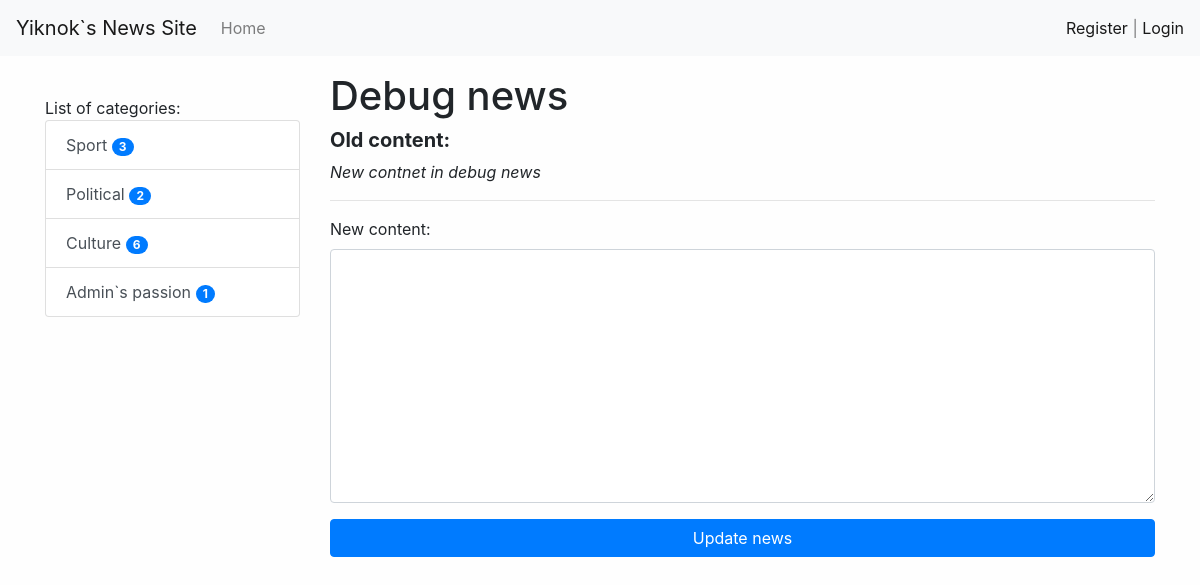
The app's page /update/13/, older data.
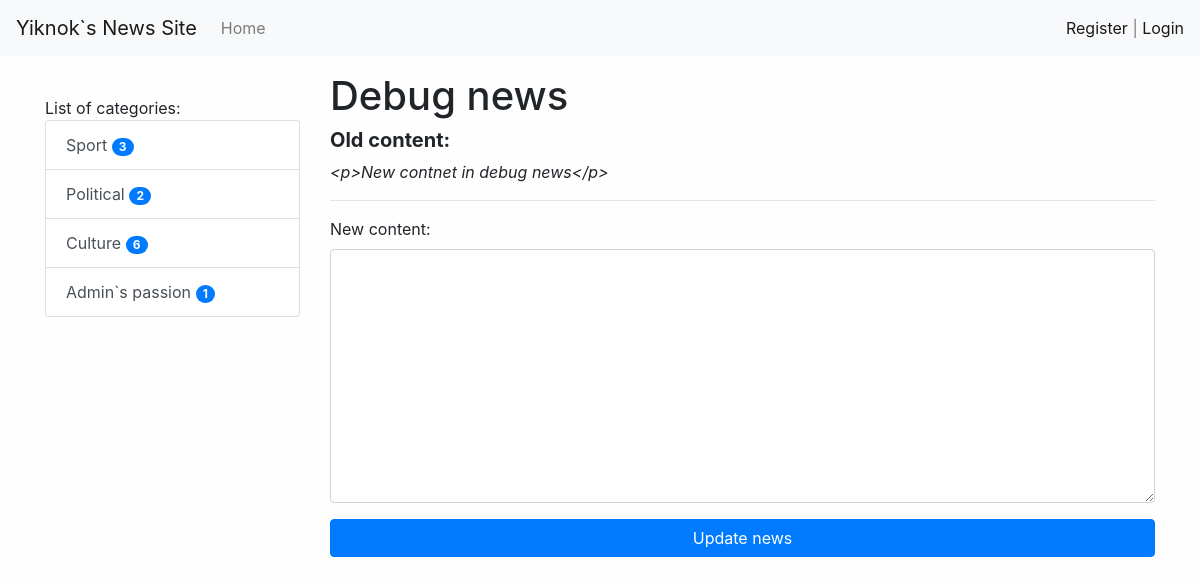
The same page, newer data.
### news/models.py (models this page shows, shortened)
class News(models.Model):
    title = models.CharField(max_length=150, verbose_name='News Title')
    content = models.TextField(blank=True, verbose_name='News Content')
    created_at = models.DateTimeField(auto_now_add=True, verbose_name='Created At:')
    updated_at = models.DateTimeField(auto_now=True, verbose_name='Last Update:')
    photo = models.ImageField(upload_to='photos/%Y/%m/%d', blank=True, verbose_name='Photo')
    is_published=models.BooleanField(default=True,verbose_name='Published')
    category = models.ForeignKey('Category', on_delete=models.PROTECT, verbose_name='News Category')
    views = models.IntegerField(default=0)
    class Meta:
        verbose_name = 'News'
        verbose_name_plural = 'News'
        ordering = ['-created_at']

### news/views.py (the view)
# urls.py: path('update/<int:news_id>/', update_news, name='update_news'),
def update_news(request, news_id):
    news = News.objects.get(pk=news_id)
    if request.method == 'POST':
        form = UpdateNewsForm(data=request.POST)
        if form.is_valid():
            news.content = form.cleaned_data['u_content']
            news.save()
            return redirect(news)
    else:
        form = UpdateNewsForm()
    return render(request, 'news/update_news.html', {'form': form, 'news': news})

### news/forms.py
class UpdateNewsForm(forms.Form):
    u_content = forms.CharField(label='New content', widget=forms.Textarea(attrs={'class': 'form-control'}))

### news/models.py (called while the page is built)
    def get_absolute_url(self):
        return reverse('category',kwargs={'category_id':self.pk})

### news/templatetags/news_tags.py (called while the page is built)
@register.simple_tag()
def get_categories():
    return Category.objects.all()

@register.inclusion_tag('news/list_categories.html')
def show_categories(arg1, arg2):
    categories = Category.objects.annotate(cnt=Count('news',filter=F('news__is_published'))).filter(cnt__gt=0)
    return {'categories': categories, 'arg1': arg1, 'arg2': arg2}

### news/templates/news/update_news.html (shortened to what this page needs)
{% extends 'base.html' %}
{%block sidebar%}
{%include 'inc/_sidebar.html'%}
{%endblock%}
{%block content%}
<h1>{{news.title}}</h1>
<h5><b>Old content:</b></h5>
<div>
    <i>{{news.content}}</i>
</div>
<hr>
<form method="post">
    {{form.as_p}}
    <button type="submit" class="btn btn-primary btn-block">Update news</button>
</form>
{%endblock%}

Row changes from the older to the newer data that the page shows:
changed News "Debug news": content "New contnet in debug news" → "<p>New contnet in debug news</p>"
